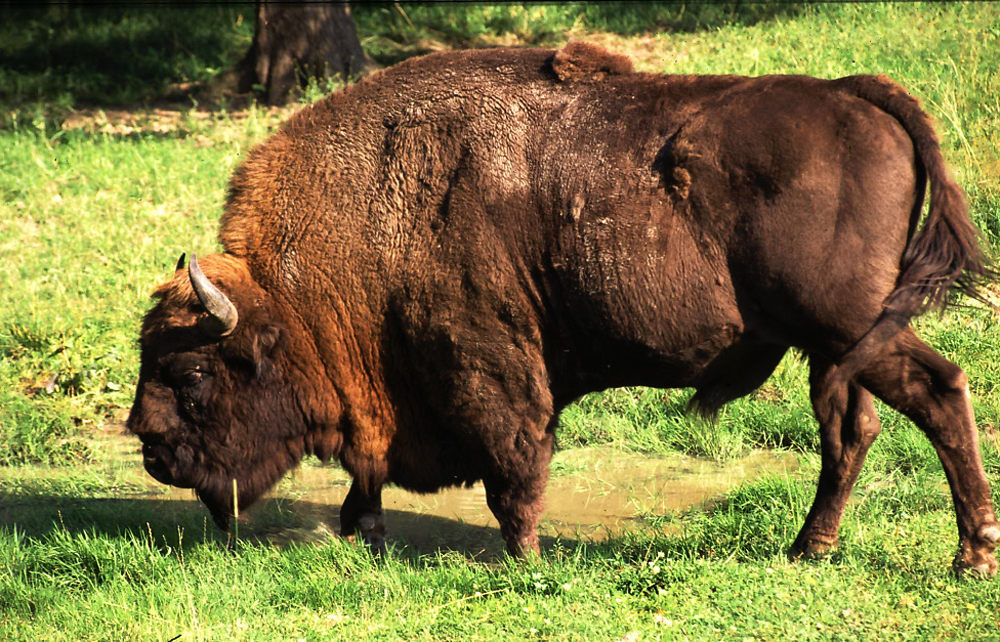
%> input picture lab2/zubr.jpg, 1000 x 642 px
$ octave lab2.m   (GNU Octave 9; MATLAB toolbox functions it lacks are replaced by stand-ins)
%> lines starting %> are read from the running program, lines starting %| are printed output that depends on the picture
clear;clc;close all;
im=imread('zubr.jpg');
%> im is the input picture: size 642x1000x3 uint8; mean R, G, B 124.1, 115.2, 62.1
im=double(im)/255;
%> im: size 642x1000x3 double

% [67 lines of commented-out code are left out]


h=3;w=3;i=1;
subplot(h,w,i);i=i+1;
b=.1;
imb=im+b;
imb(imb>1)=1;
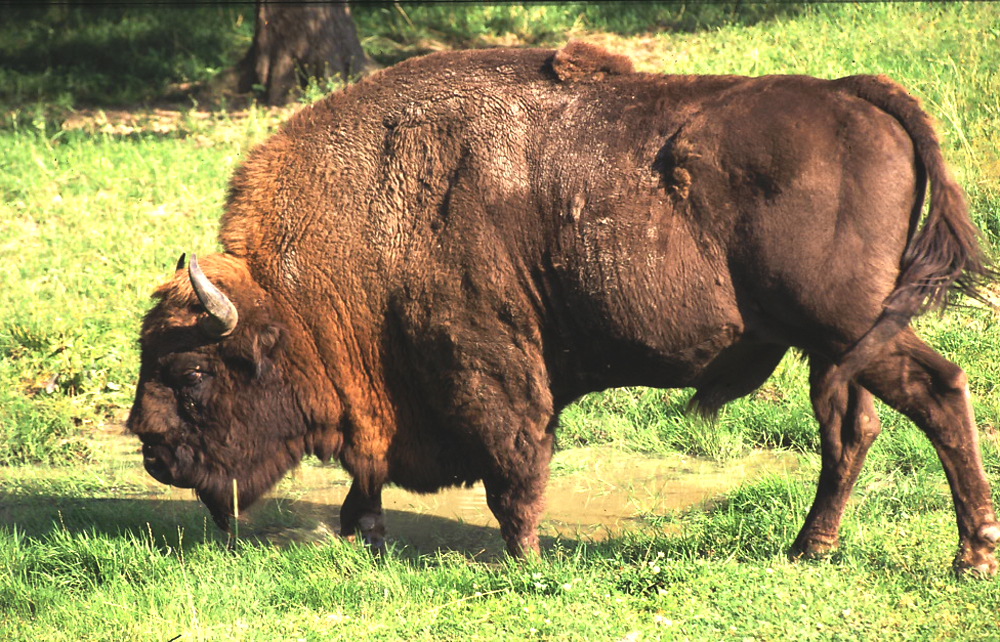
%> imb: size 642x1000x3 double; mean R, G, B 0.582, 0.547, 0.343
imb(imb<0)=0;
imshow(imb)
subplot(h,w,i);i=i+1;
x=0:1/255:1;
y=x+b;
y(y>1)=1;
y(y<0)=0;
plot(x,y)
ylim([0,1]);
subplot(h,w,i);i=i+1;
imhist(imb(:,:,:))

c=2;
imc=im*c;
subplot(h,w,i);i=i+1;
imc(imc>1)=1;
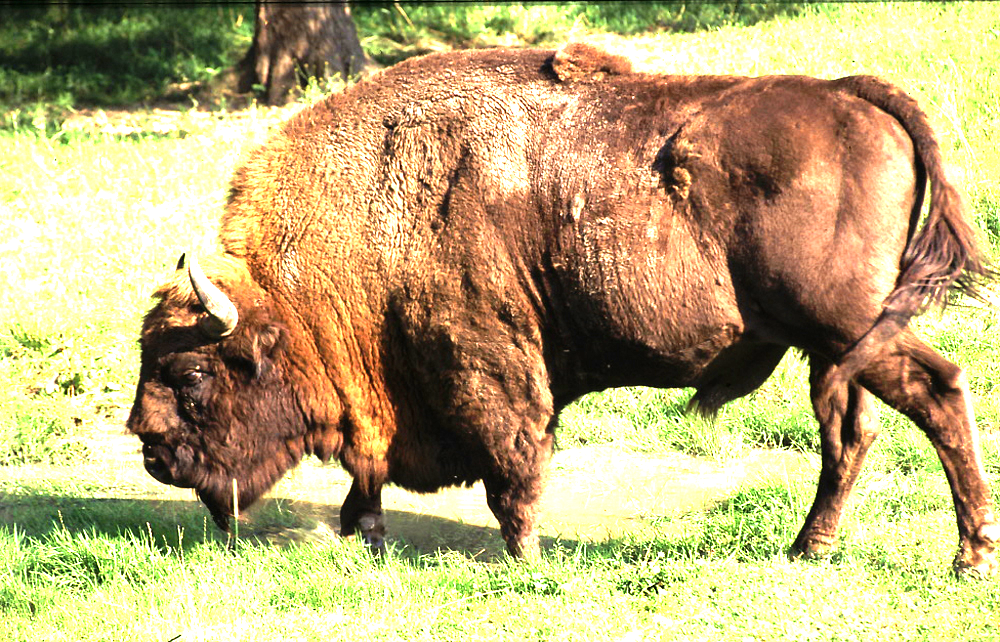
%> imc: size 642x1000x3 double; mean R, G, B 0.743, 0.677, 0.476
imshow(imc)
subplot(h,w,i);i=i+1;
x=0:1/255:1;
y=c*x;
y(y>1)=1;
y(y<0)=0;
plot(x,y)
ylim([0,1]);
subplot(h,w,i);i=i+1;
imhist(imc(:,:,:))

g=1/2;
imga=im.^g;
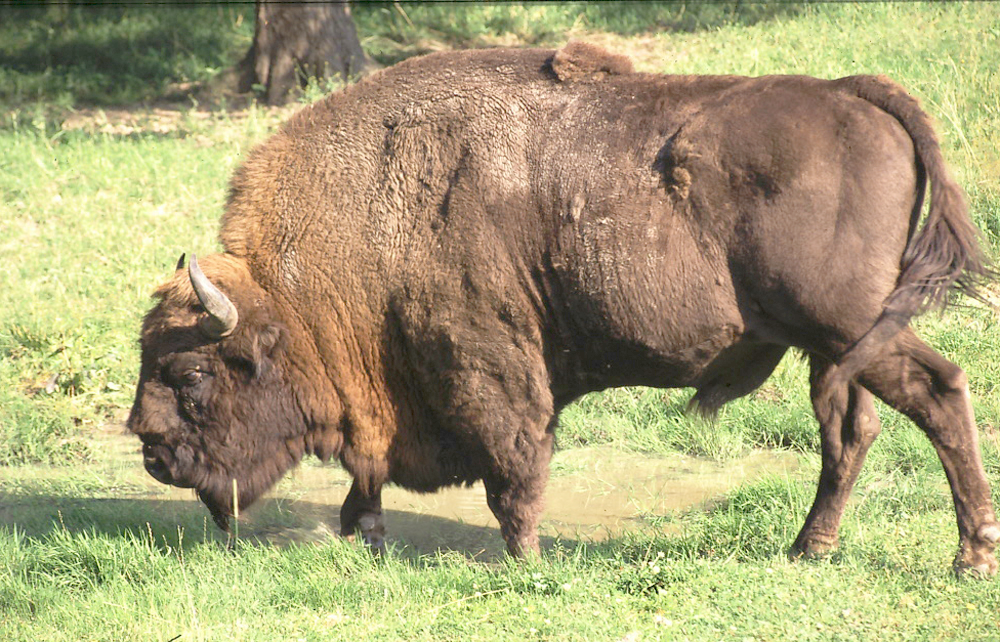
%> imga: size 642x1000x3 double; mean R, G, B 0.659, 0.627, 0.463
subplot(h,w,i);i=i+1;
imshow(imga)

x=0:1/255:1;
y=x.^g;
y(y>1)=1;
y(y<0)=0;
subplot(h,w,i);i=i+1;
plot(x,y)
ylim([0,1]);
subplot(h,w,i);i=i+1;
imhist(imga(:,:,:))
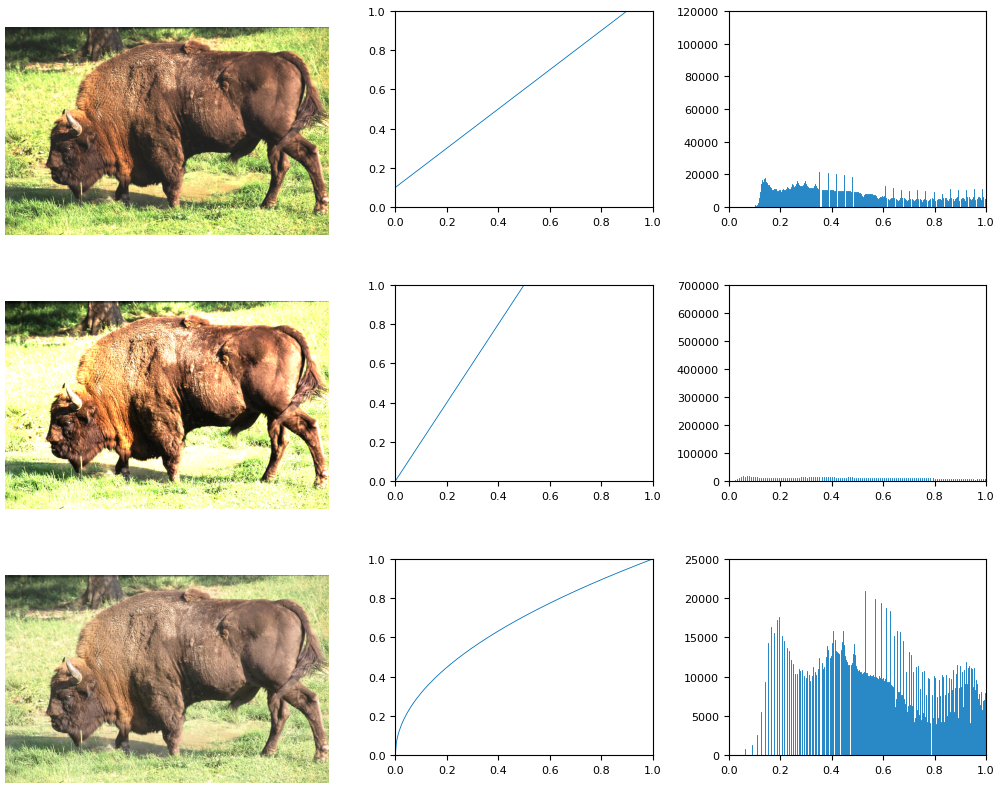
%> figure redrawn from the program's plot data, 9 panels
